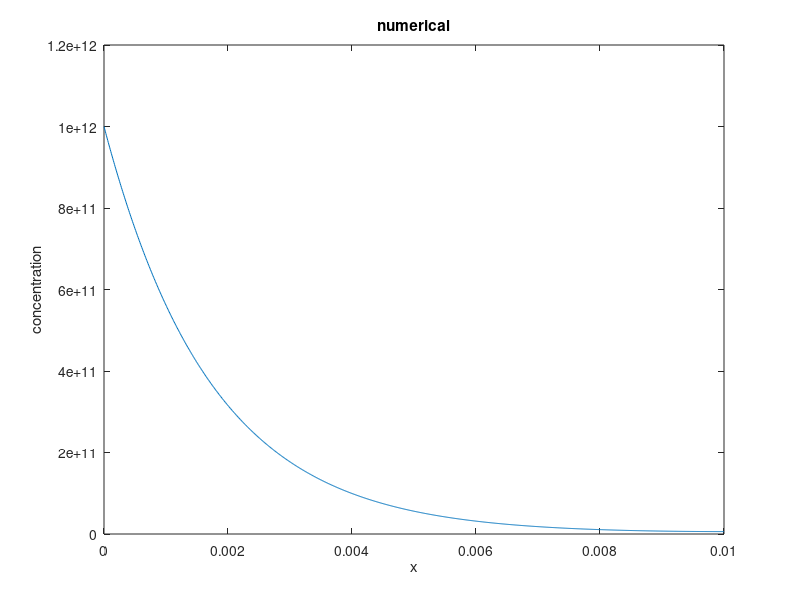
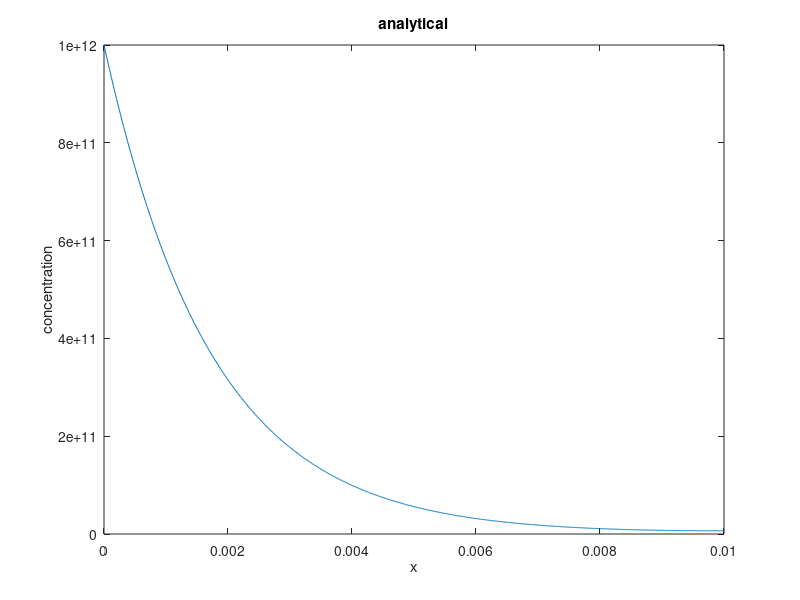
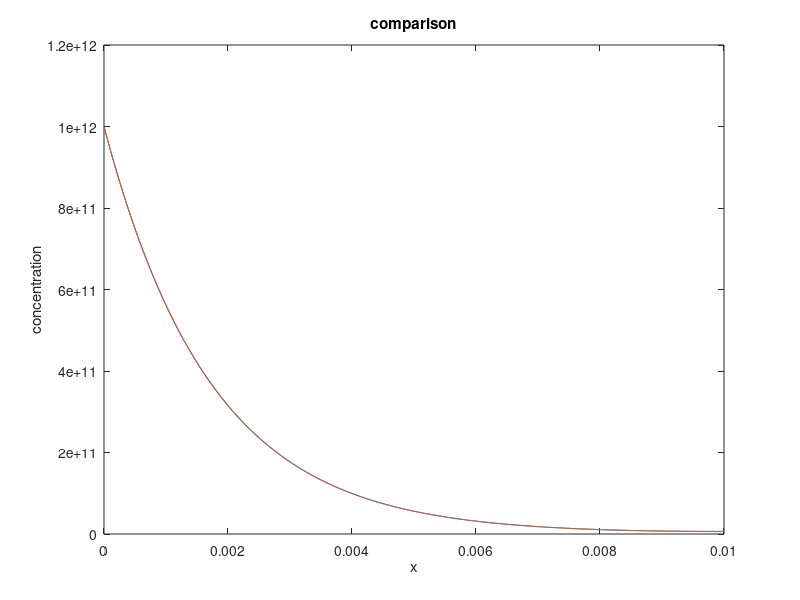

MATLAB code to generate these figures, in order:
d = 100*10^-4; %cm %distance between A and B
N = 1000; %number of points
nA = 10^12; %cm^-3
nB  = 0; %cm^-3
tau = 10^-7; %s
k = 10^3; 
D = 30; %cm^2/sec
x = d/N; %gridspacing
n(1:N+1) = 0;
n(1) = nA;
n(N+1) = nB;
S(N+1) = n(N+1)*10^3;
xgrid = linspace(0, d, N+1);

P(1:N+1) = 0;
P(1) = nA;
P(N+1) = nB;
P = P+S;
M(1:N+1, 1:N+1) = 0;
M(1,1) = 1;
M(N+1, N+1) = 1+(k*x/D); %(as J = kn = D*deln/delx = D*(n(i)-n(i-1))/x
M(N+1, N) = -1;
for i=2:N
    M(i,i) = (-2/x^2)-(1/(D*tau));
    M(i,i-1) = 1/x^2;
    M(i,i+1) = 1/x^2;
end
n = M\P';

figure(1); %numerical
plot(xgrid, n);
xlabel('x')
ylabel('concentration')
title('numerical')
n_analytical = 10^7*((1.085*exp(577.35*xgrid))+(9.99989*10^4*exp(-577.35*xgrid)));
figure(2); %analytical
plot(xgrid, n_analytical);
xlabel('x')
ylabel('concentration')
title('analytical')
figure(3); %comparison
plot(xgrid, n, xgrid, n_analytical);
xlabel('x')
ylabel('concentration')
title('comparison')

%flux
flux_A = D*(n(2)-n(1))/x;
flux_B = D*(n(N+1)-n(N))/x;
flux_BA = flux_B-flux_A;